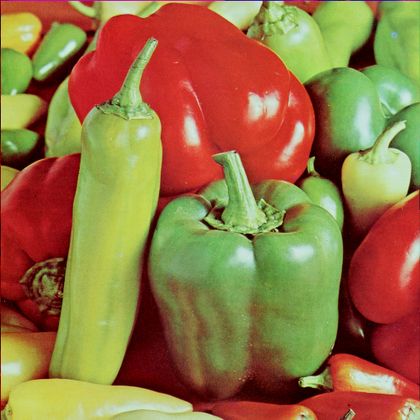
%> input picture 4D Gao Cryptanalysis/peppers.bmp, 420 x 420 px, shrunk from 512 x 512 before the run
$ octave Gao.m   (GNU Octave 9; MATLAB toolbox functions it lacks are replaced by stand-ins)
%> lines starting %> are read from the running program, lines starting %| are printed output that depends on the picture
### 4D Gao Cryptanalysis/barajear.m
function r = barajear(cou, x0, N)

%cou = 10; % condicion inicial 1
%x0 = rand; % condicion inicial 2

r = [1:N];
r1 = r(1:N/2);
r2 = r(N/2+1:N);

c = 1;
while (c <= cou)
    i = 1; c1 = 1; c2 = 1;
    while (1)
        x0 = logistic_end(0,N,x0);
        R = mod(fix(x0*10e14),N);
        if(R > N*6/8)
           r(i) = r1(c1); r(i+1) = r1(c1+1);
           r(i+2) = r2(c2);
           i = i + 3; c1 = c1 + 2; c2 = c2 + 1;
        elseif(R > N*4/8 & R < N*6/8)
           r(i) = r2(c2); r(i+1) = r2(c2+1);
           r(i+2) = r1(c1);
           i = i + 3; c2 = c2 + 2; c1 = c1 + 1;
        else
           r(i) = r1(c1); r(i+1) = r2(c2);
           i = i + 2; c1 = c1 + 1; c2 = c2 + 1;
        end

        if(c1 + 2 > N/2 | c2 + 2 > N/2)
           while(c2 <= N/2)
              r(i) = r2(c2); i = i + 1; c2 = c2 + 1;
           end
           while(c1 <= N/2)
              r(i) = r1(c1); i = i + 1; c1 = c1 + 1;
           end
           break;
        end
    end
    r1 = r(1:N/2); r2 = r(N/2+1:N);
    c = c+1;
end

end

### 4D Gao Cryptanalysis/Gao.m

m = imread('peppers.bmp');
%> m is the input picture: size 420x420x3 uint8; mean R, G, B 149.8, 115.6, 66.5

x = rgb2gray(m);
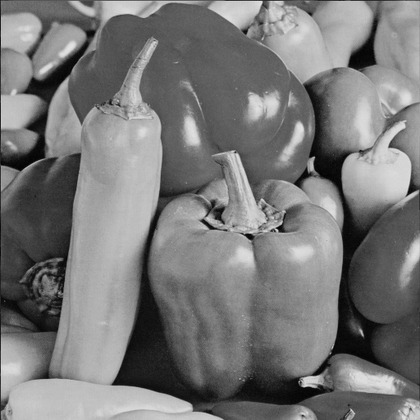
%> x: size 420x420 uint8; min 1, max 228, mean 120.2
[M, N] = size(x);
%> M = 420; N = 420

vi = barajear(10,rand,N);
xf = x(vi,:);
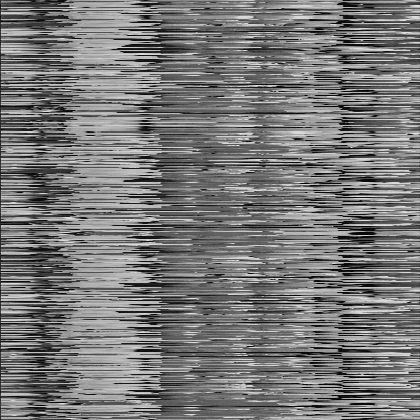
%> xf: size 420x420 uint8; min 1, max 228, mean 120.2; mean of the top-left, top-right, bottom-left and bottom-right quarters 120.1, 121.8, 119.2, 119.8

for a = 1:M
%> (the run ends here)
